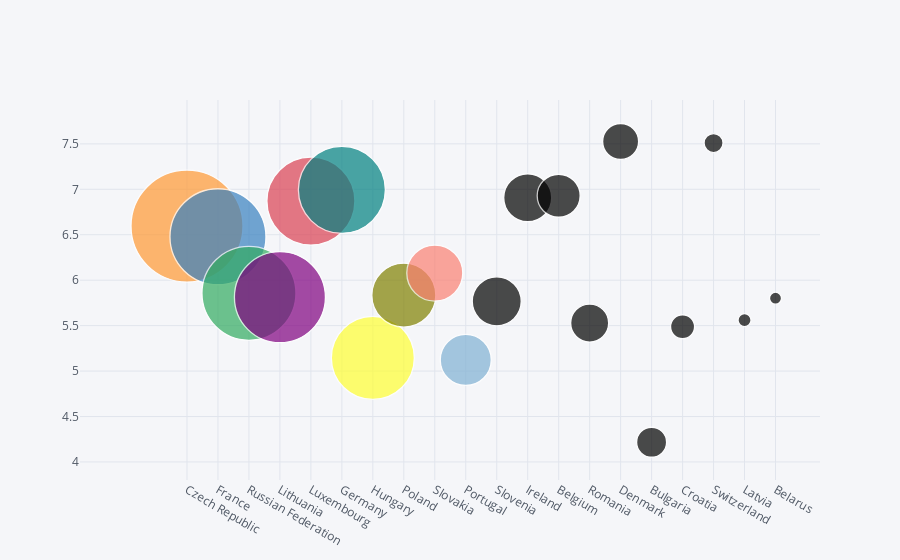

The notebook cell saved with this chart:
### Markdown cell above
График 6. Просто понравилось plotly. График распределения потребления алкоголя и индекса счастья в разрезе стран. Цель - посмотреть распределение  потребления алкоголя в топ 20 стран в зависимости от индекса счастья. В качестве переменных выбраны 'Country', 'Alcogol_all', 'HappinessScore'. Данный тип графика интерактивно и наглядно демонстрирует количество потребляемого алкоголя на уровне индекса счастья. Заметно, что топ самых "счастливых" стран в топ самых пьющих не входит.

### Code cell
most_alco_country = hac [['Country', 'Alcogol_all', 'HappinessScore']].sort_values('Alcogol_all', ascending=False).head (20)
most_alco_country.iplot(kind='bubble',x='Country',y='HappinessScore', size = 'Alcogol_all')

### Figure 1 — Plotly figure (JSON) as saved in the notebook; plotly's stock layout.template omitted (floating-point values rounded to 4 significant figures)
{"data": [{"marker": {"color": ["rgb(255, 153, 51)", "rgb(55, 128, 191)", "rgb(50, 171, 96)", "rgb(128, 0, 128)", "rgb(219, 64, 82)", "rgb(0, 128, 128)", "rgb(255, 255, 51)", "rgb(128, 128, 0)", "rgb(251, 128, 114)", "rgb(128, 177, 211)"], "line": {"width": 1.3}, "size": [112, 96, 94, 91, 88, 87, 83, 64, 56, 51, 49, 48, 43, 38, 36, 30, 24, 19, 13, 12], "symbol": "circle"}, "mode": "markers", "text": "", "type": "scatter", "uid": "42d6a5b2-5ae8-4b1c-8244-966dc1b3667c", "x": ["Czech Republic", "France", "Russian Federation", "Lithuania", "Luxembourg", "Germany", "Hungary", "Poland", "Slovakia", "Portugal", "Slovenia", "Ireland", "Belgium", "Romania", "Denmark", "Bulgaria", "Croatia", "Switzerland", "Latvia", "Belarus"], "y": [6.596, 6.478, 5.856, 5.813, 6.871, 6.994, 5.145, 5.835, 6.078, 5.123, 5.768, 6.907, 6.929, 5.528, 7.526, 4.217, 5.488, 7.509, 5.56, 5.802]}], "layout": {"legend": {"bgcolor": "#F5F6F9", "font": {"color": "#4D5663"}}, "paper_bgcolor": "#F5F6F9", "plot_bgcolor": "#F5F6F9", "title": {"font": {"color": "#4D5663"}}, "xaxis": {"gridcolor": "#E1E5ED", "showgrid": true, "tickfont": {"color": "#4D5663"}, "title": {"font": {"color": "#4D5663"}, "text": ""}, "zerolinecolor": "#E1E5ED"}, "yaxis": {"gridcolor": "#E1E5ED", "showgrid": true, "tickfont": {"color": "#4D5663"}, "title": {"font": {"color": "#4D5663"}, "text": ""}, "zerolinecolor": "#E1E5ED"}}}
